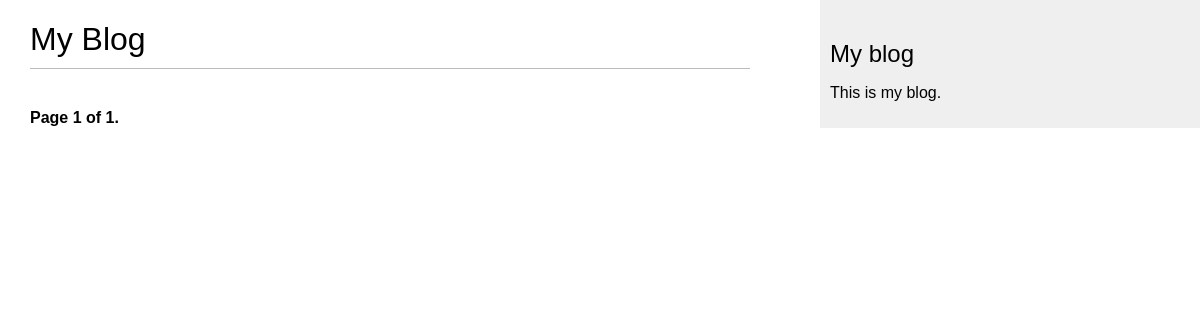
/blog/, run on an earlier commit of the app's database.
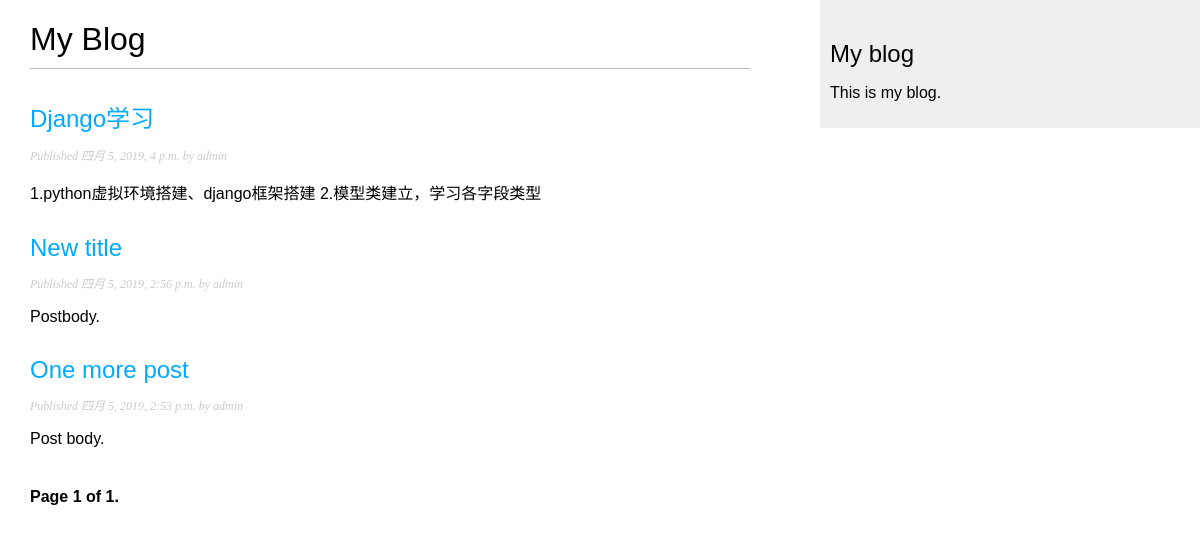
And on a later commit of the database.
### blog/models.py (models this page shows, shortened)
class Post(models.Model):
	STATUS_CHOICES = (
		("draft", "Draft"),
		("published", "Published"),
	)
	title = models.CharField(max_length=250)
	slug = models.SlugField(max_length=250, unique_for_date="publish")
	author = models.ForeignKey(User, related_name="blog_posts", on_delete=models.CASCADE)
	body = models.TextField()
	publish = models.DateTimeField(default=timezone.now)
	created = models.DateTimeField(auto_now_add=True)
	updated = models.DateTimeField(auto_now=True)
	status = models.CharField(max_length=10, choices=STATUS_CHOICES, default="draft")
	class Meta:
		ordering = ("-publish", )
	objects = models.Manager()
	published = PublishedManage()
	def get_absolute_url(self):
		return reverse('blog:post_detail', args=[
			self.publish.year,
			self.publish.strftime('%m'),
			self.publish.strftime('%d'),
			self.slug])

### blog/views.py (the view)
# urls.py: path('', PostListView.as_view(), name='post_list'),
class PostListView(ListView):
	queryset = Post.published.all()
	context_object_name = 'posts'
	paginate_by = 3
	template_name = 'blog/post/list.html'

### template/blog/post/list.html (shortened to what this page needs)
{% extends "blog/base.html" %}
{% block content %}
<h1>My Blog</h1>
    {% for post in posts %}
	    <h2>
			<a href="{{ post.get_absolute_url }}">{{ post.title }}</a>
		</h2>
		<p class="date">
			Published {{ post.publish }} by {{ post.author }}
		</p>
		{{ post.body|truncatewords:30|linebreaks }}
	{% endfor %}
	{% include "pagination.html" with page=page_obj %}
{% endblock %}

### template/blog/base.html (shortened to what this page needs)
{% load staticfiles %}
<!DOCTYPE html>
<html>
<head>
	<link href="{% static "css/blog/blog.css" %}" rel="stylesheet">
</head>
<body>
	<div id="content">
		{% block content %}
		{% endblock %}
	</div>
	<div id="sidebar">
		<h2>My blog</h2>
			<p>This is my blog.</p>
</body>
</html>

### template/pagination.html (shortened to what this page needs)
<div class="pagination">
	<span class="step-links">
		<span class="current">
			Page {{page.number }} of {{ page.paginator.num_pages }}.
		</span>
	</span>
</div>

### static/css/blog/blog.css (style rules this page uses)
body { margin:0; padding:0; font-family:helvetica, sans-serif; }
a { color:#00abff; text-decoration:none; }
h1 { font-weight:normal; border-bottom:1px solid #bbb; padding:0 0 10px 0; }
h2 { font-weight:normal; margin:30px 0 0; }
#content { float:left; width:60%; padding:0 0 0 30px; }
#sidebar { float:right; width:30%; padding:10px; background:#efefef; height:100%; }
p.date { color:#ccc; font-family: georgia, serif; font-size: 12px; font-style: italic; }
.pagination { margin:40px 0; font-weight:bold; }

What changed in the data, as far as the page shows it:
added Post: title "Django学习", publish "四月 5, 2019, 4 p.m.", author "admin", body "1.python虚拟环境搭建、django框架搭建 2.模型类建立，学习各字段类型"
added Post: title "New title", publish "四月 5, 2019, 2:56 p.m.", author "admin", body "Postbody."
added Post: title "One more post", publish "四月 5, 2019, 2:53 p.m.", author "admin", body "Post body."
